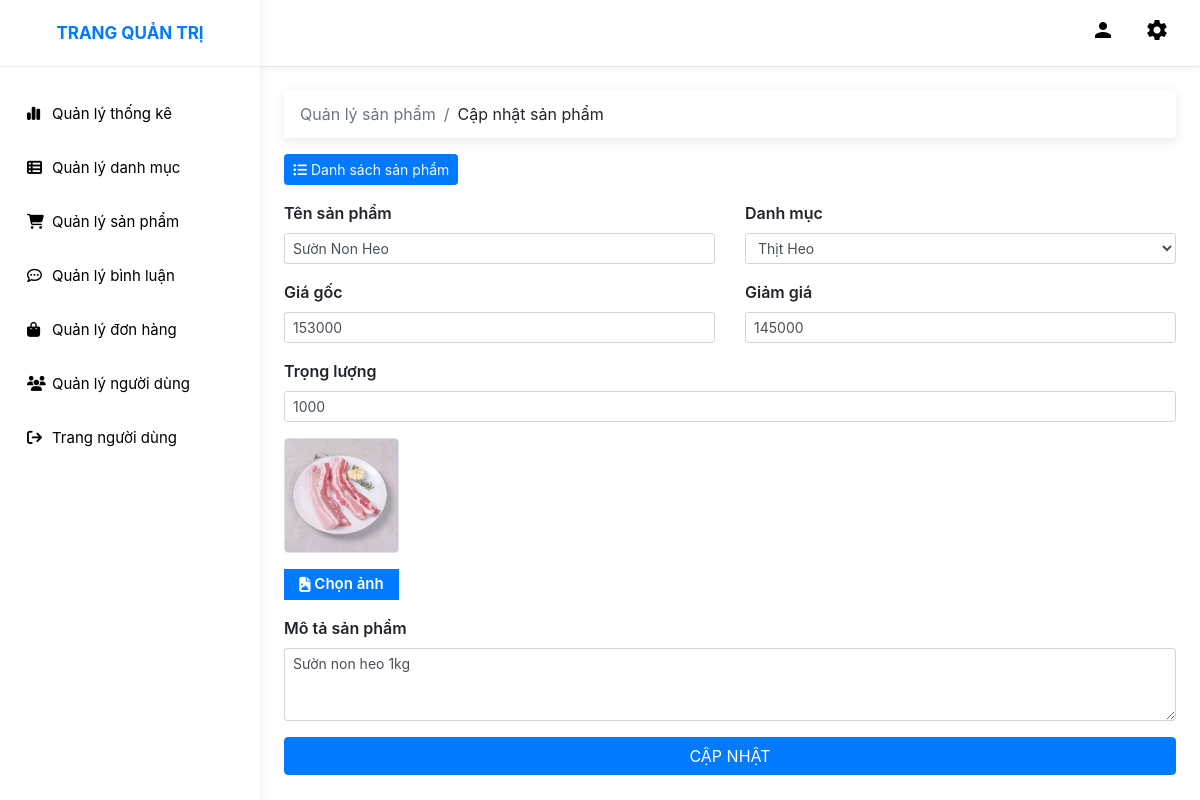
Screenshot of /admin/index.php?act=product-detail&id=37 with the database file from the repository.
### tables this page shows
CREATE TABLE `sanpham` (
  `id` int(11) NOT NULL,
  `name` varchar(255) NOT NULL,
  `price` double(10,2) DEFAULT 0.00,
  `img` varchar(255) DEFAULT NULL,
  `mota` text DEFAULT NULL,
  `luotxem` int(11) DEFAULT 0,
  `iddm` int(11) NOT NULL,
  `discount` int(11) NOT NULL,
  `weight` int(11) NOT NULL,
  `created_at` datetime NOT NULL,
  `updated_at` datetime NOT NULL
);

CREATE TABLE `danhmuc` (
  `id` int(11) NOT NULL,
  `name` varchar(255) NOT NULL,
  `image` varchar(500) DEFAULT NULL,
  `created_at` datetime NOT NULL,
  `updated_at` datetime NOT NULL
);

### model/pdo.php (called while the page is built, shortened)
<?php
function pdo_get_connection(){
    $dburl = "mysql:host=localhost;dbname=duan1;charset=utf8";
    $username = 'root';
    $password = '';
    $conn = new PDO($dburl, $username, $password);
    $conn->setAttribute(PDO::ATTR_ERRMODE, PDO::ERRMODE_EXCEPTION);
    return $conn;
}
function pdo_query($sql){
    $sql_args = array_slice(func_get_args(), 1);
    try{
        $conn = pdo_get_connection();
        $stmt = $conn->prepare($sql);
        $stmt->execute($sql_args);
        $rows = $stmt->fetchAll();
        return $rows;
    }
    catch(PDOException $e){
        throw $e;
    }
    finally{
        unset($conn);
    }
}
function pdo_query_one($sql){
    $sql_args = array_slice(func_get_args(), 1);
    try{
        $conn = pdo_get_connection();
        $stmt = $conn->prepare($sql);
        $stmt->execute($sql_args);
        $row = $stmt->fetch(PDO::FETCH_ASSOC);
        return $row;
    }
    catch(PDOException $e){
        throw $e;
    }
    finally{
        unset($conn);
    }
}

### model/hang-hoa.php (called while the page is built, shortened)
<?php
require_once 'pdo.php';
function hang_hoa_select_by_id($id)
{
    $sql = "SELECT * FROM sanpham WHERE id =" . $id;
    $product = pdo_query_one($sql);
    return $product;
}

### model/loai.php (called while the page is built, shortened)
<?php
require_once 'pdo.php';
function loadall_danhmuc()
{
    $sql = "SELECT * FROM danhmuc order by id asc";
    $listdanhmuc = pdo_query($sql);
    return $listdanhmuc;
}

### admin/product/update.php (the view, shortened to what this page needs)
<?php
if (is_array($product)) {
    extract($product);
}
$pathImage = isset($img) ? "../upload/{$img}" : "https://res.cloudinary.com/do9rcgv5s/image/upload/v1695895241/cooky%20market%20-%20PHP/itcq4ouly2zgyzxqwmeh.jpg";
?>
<div class="p-4">
    <nav aria-label="breadcrumb">
        <ol class="breadcrumb">
            <li class="breadcrumb-item active" aria-current="page">Quản lý sản phẩm</li>
            <li class="breadcrumb-item" aria-current="page">Cập nhật sản phẩm</li>
        </ol>
    </nav>
    <a class="text-light text-decoration-none btn btn-primary btn-sm mb-3" href="index.php?act=product">
        <i class="fa-solid fa-list-ul"></i> Danh sách sản phẩm
    </a>
    <form action="index.php?act=product-update" method="POST" enctype="multipart/form-data">
        <div class="row">
            <div class="form-group col">
                <label for="productName">Tên sản phẩm</label>
                <input type="text" name="productName" id="productName" class="form-control form-control-sm" value="<?= $name ?>">
            </div>
            <div class="form-group col">
                <label for="productName">Danh mục</label>
                <select name="category_id" class="form-control form-control-sm">
                    <?php
                    foreach ($listdanhmuc as $danhmuc) {
                        extract($danhmuc);
                        echo '<option value="' . $id . '" ' . ($iddm == $id ? 'selected' : '') . '>' . $name . '</option>';
                    }
                    ?>
                </select>
            </div>
        </div>
        <div class="row">
            <div class="form-group col">
                <label for="price">Giá gốc</label>
                <input type="number" name="price" id="price" class="form-control form-control-sm" value="<?= $price ?>">
            </div>
            <div class="form-group col">
                <label for="discount">Giảm giá</label>
                <input type="number" name="discount" id="discount" class="form-control form-control-sm" value="<?= $discount ?>">
            </div>
        </div>
        <div class="form-group">
            <label for="weight">Trọng lượng</label>
            <input type="number" name="weight" id="weight" class="form-control form-control-sm" value="<?= $weight ?>">
        </div>
        <div class="form-group">
            <img class='border rounded' id="preview-image" src="<?= $pathImage ?>" alt="<?= $name ?>" height='115' width='115' style='object-fit: cover'>
            <label for="image" class="form-label label-for-file mt-3">
                <i class="fa-solid fa-file-image"></i>&nbsp;Chọn ảnh
            </label>
        </div>
        <div class="form-group">
            <label for="description">Mô tả sản phẩm</label>
            <textarea class="form-control form-control-sm" name="description" id="description" rows="3"><?= $mota ?></textarea>
        </div>
        <input type="submit" class="btn btn-primary btn-block" name="submit" value="CẬP NHẬT" />
    </form>
</div>

### assets/css/admin.css (style rules this page uses)
body, html { line-height: 1.8; font-family: "Roboto", sans-serif; color: #ffffff; text-rendering: optimizeLegibility !important; -webkit-font-smoothing: antialiased !important; font-weight: 400; margin: 0px; padding: 0px; }
a { color: #333; font-weight: 400; }
ul, ol { padding: 0; margin: 0px; list-style: none; }
a, a:hover, a:focus { color: #333; text-decoration: none; transition: all 0.3s; }
.breadcrumb { box-shadow: rgba(0, 0, 0, 0.09) 0px 3px 12px; margin-bottom: 30px; background-color: #ffffff !important; }
label { font-weight: 600; }
.label-for-file { color: #fff; height: 31px; width: 115px; background-color: #007bff; margin: 0; font-size: 15px; display: flex; justify-content: center; align-items: center; }

### rows the page displays
sanpham: productName "Sườn Non Heo", category_id "Thịt Heo", price "153000", discount "145000", weight "1000", img (picture), description "Sườn non heo 1kg"
